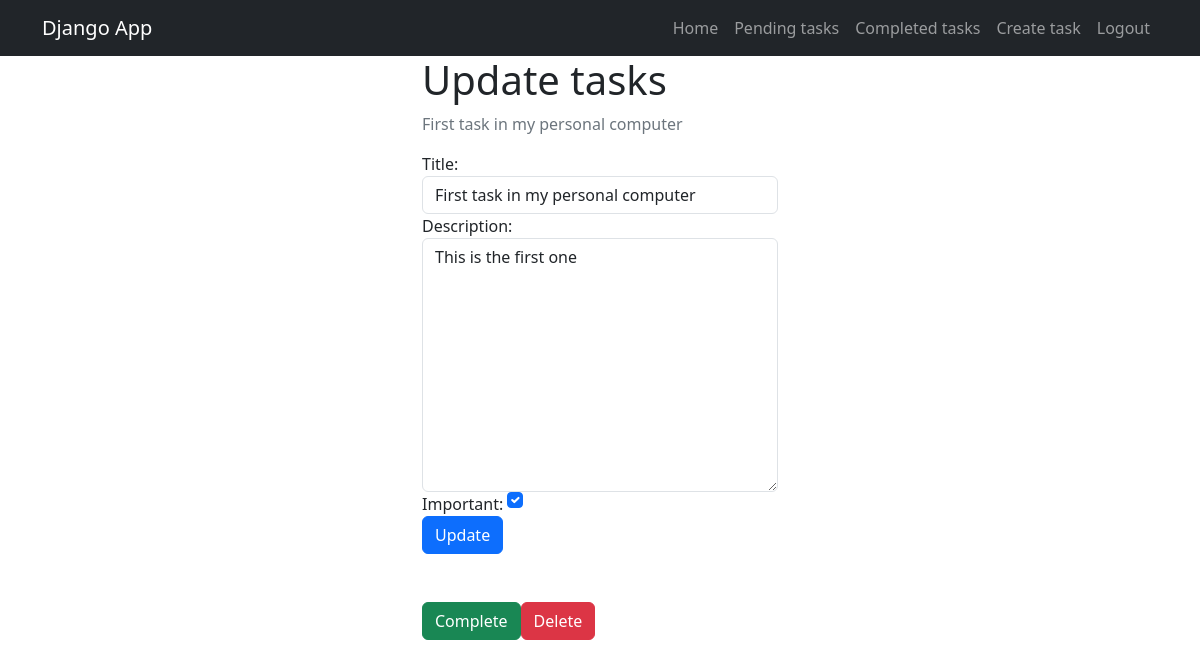
The page /tasks/1/ (signed in) on the database its author committed.
### tasks/models.py (models this page shows, shortened)
class Task(models.Model):
    title = models.CharField(max_length=100)
    description = models.TextField(blank=True)
    created = models.DateTimeField(auto_now_add=True)
    date_completed = models.DateTimeField(null=True, blank=True)
    important = models.BooleanField(default=False)
    user = models.ForeignKey(User, on_delete=models.CASCADE)

### tasks/views.py (the view, shortened to what this page needs)
# urls.py: path("tasks/<int:task_id>/", views.task_detail, name="task_detail"),
@login_required
def task_detail(request, task_id):
    if request.method == 'GET':
        task = get_object_or_404(Task, pk=task_id, user=request.user)
        form = TaskForm(instance=task)
        return render(request, 'task_detail.html',{
            'task': task,
            'form': form
        })

### tasks/forms.py
class TaskForm(ModelForm):
    class Meta:
        model = Task
        fields = ['title', 'description', 'important']
        widgets = {
            'title': forms.TextInput(attrs={'class': 'form-control', 'placeholder': 'Title'}),
            'description': forms.Textarea(attrs={'class': 'form-control', 'placeholder': 'Description'}),
            'important': forms.CheckboxInput(attrs={'class': 'form-check-input m-auto'}),
        }

### tasks/templates/task_detail.html (shortened to what this page needs)
{% extends 'base.html' %}
{% block content %}
<main class="container">
    <div class="row">
        <div class="col-md-4 offset-md-4">
            <h1>Update tasks</h1>
            <p class="text-secondary">{{task.title}}</p>
            <form action="" method="POST">
                {{form}}
                <button class="btn btn-primary">Update</button>
            </form>
            <div class="mt-5 d-flex">
                <form action="{% url 'completed_task' task.id %}" method="POST">
                    <button class="btn btn-success">Complete</button>
                </form>
                <form action="{% url 'delete_task' task.id %}" method="POST">
                    <button class="btn btn-danger">Delete</button>
                </form>
            </div>
        </div>
    </div>
</main>
{% endblock %}

### rows shown on the page
Task: title "First task in my personal computer", description "This is the first one", important "☑"
